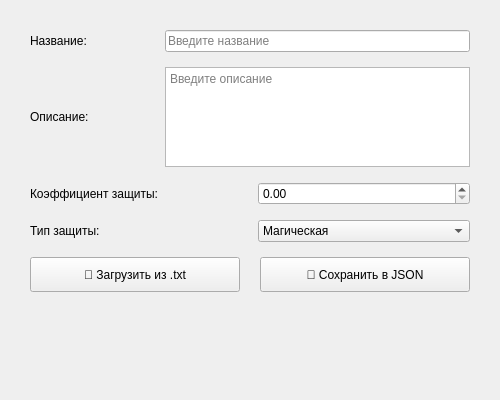
<?xml version="1.0" encoding="UTF-8"?>
<ui version="4.0">
 <class>MainWindow</class>
 <widget class="QMainWindow" name="MainWindow">
  <property name="geometry">
   <rect>
    <x>0</x>
    <y>0</y>
    <width>500</width>
    <height>400</height>
   </rect>
  </property>
  <property name="windowTitle">
   <string>Новый объект</string>
  </property>
  <widget class="QWidget" name="centralwidget">
   <layout class="QVBoxLayout" name="verticalLayout">
    <property name="spacing">
     <number>15</number>
    </property>
    <property name="leftMargin">
     <number>30</number>
    </property>
    <property name="topMargin">
     <number>30</number>
    </property>
    <property name="rightMargin">
     <number>30</number>
    </property>
    <property name="bottomMargin">
     <number>30</number>
    </property>
    <item>
     <layout class="QHBoxLayout" name="nameLayout">
      <item>
       <widget class="QLabel" name="nameLabel">
        <property name="text">
         <string>Название:</string>
        </property>
        <property name="minimumSize">
         <size>
          <width>120</width>
          <height>0</height>
         </size>
        </property>
       </widget>
      </item>
      <item>
       <widget class="QLineEdit" name="name_text">
        <property name="placeholderText">
         <string>Введите название</string>
        </property>
       </widget>
      </item>
     </layout>
    </item>
    <item>
     <layout class="QHBoxLayout" name="descLayout">
      <item>
       <widget class="QLabel" name="descLabel">
        <property name="text">
         <string>Описание:</string>
        </property>
        <property name="minimumSize">
         <size>
          <width>120</width>
          <height>0</height>
         </size>
        </property>
       </widget>
      </item>
      <item>
       <widget class="QTextEdit" name="description_text">
        <property name="maximumSize">
         <size>
          <width>16777215</width>
          <height>100</height>
         </size>
        </property>
        <property name="placeholderText">
         <string>Введите описание</string>
        </property>
       </widget>
      </item>
     </layout>
    </item>
    <item>
     <layout class="QHBoxLayout" name="coefLayout">
      <item>
       <widget class="QLabel" name="coefLabel">
        <property name="text">
         <string>Коэффициент защиты:</string>
        </property>
        <property name="minimumSize">
         <size>
          <width>120</width>
          <height>0</height>
         </size>
        </property>
       </widget>
      </item>
      <item>
       <widget class="QDoubleSpinBox" name="coef_text">
        <property name="minimum">
         <double>0.00</double>
        </property>
        <property name="maximum">
         <double>999.99</double>
        </property>
        <property name="singleStep">
         <double>0.10</double>
        </property>
        <property name="decimals">
         <number>2</number>
        </property>
       </widget>
      </item>
     </layout>
    </item>
    <item>
     <layout class="QHBoxLayout" name="typeLayout">
      <item>
       <widget class="QLabel" name="typeLabel">
        <property name="text">
         <string>Тип защиты:</string>
        </property>
        <property name="minimumSize">
         <size>
          <width>120</width>
          <height>0</height>
         </size>
        </property>
       </widget>
      </item>
      <item>
       <widget class="QComboBox" name="type_combo">
        <item>
         <property name="text">
          <string>Магическая</string>
         </property>
        </item>
        <item>
         <property name="text">
          <string>Универсальная</string>
         </property>
        </item>
        <item>
         <property name="text">
          <string>Силовая</string>
         </property>
        </item>
       </widget>
      </item>
     </layout>
    </item>
    <item>
     <layout class="QHBoxLayout" name="buttonsLayout">
      <property name="spacing">
       <number>20</number>
      </property>
      <item>
       <widget class="QPushButton" name="loadButton">
        <property name="text">
         <string>📂 Загрузить из .txt</string>
        </property>
        <property name="minimumSize">
         <size>
          <width>150</width>
          <height>35</height>
         </size>
        </property>
       </widget>
      </item>
      <item>
       <widget class="QPushButton" name="saveButton">
        <property name="text">
         <string>💾 Сохранить в JSON</string>
        </property>
        <property name="minimumSize">
         <size>
          <width>150</width>
          <height>35</height>
         </size>
        </property>
       </widget>
      </item>
     </layout>
    </item>
    <item>
     <spacer name="verticalSpacer">
      <property name="orientation">
       <enum>Qt::Vertical</enum>
      </property>
      <property name="sizeHint" stdset="0">
       <size>
        <width>20</width>
        <height>40</height>
       </size>
      </property>
     </spacer>
    </item>
   </layout>
  </widget>
 </widget>
 <resources/>
 <connections/>
</ui>
